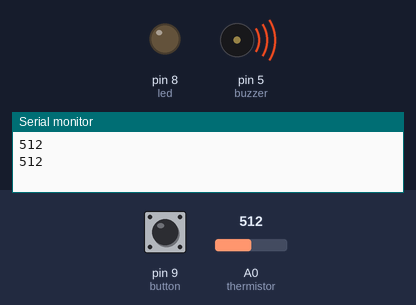
Simulated run of this sketch. Board: Arduino Uno, built with avr-gcc and run on an emulated ATmega328P. On the bench: output pins drawn as LEDs (lit = HIGH), buzzer (waves = sounding), the last lines printed to the serial monitor. The inputs (shaded band) are chosen by the test bench; at power-on: pin 9 (button) HIGH, A0 (thermistor) = 512.

Above: at 2.8 s.
2.9 s: pin 9 (button) pulled LOW for 1.3 s
At 3.6 s:
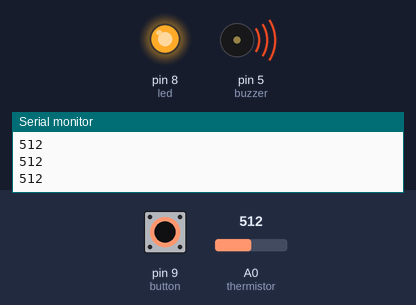
6.5 s: pin 9 (button) pulled LOW for 3.2 s
At 11.4 s:
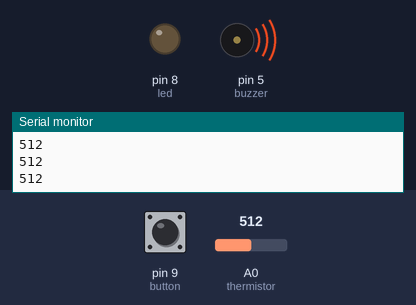
Timing chart, 0 to 12.9 s (numbered marks = the images above; inputs shaded):
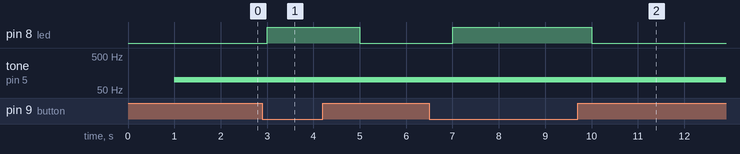

The sketch:

Lab3_Test.ino
```cpp
int button;
int led;
int buzzer;
int thermistor;

void setup() {
  // put your setup code here, to run once:
  // PB1 (pin 9) - button. PB0 (pin 8) - LED.
  //PD5 (pin 5) - BUZZER. ADC0 (A0) - thermistor.
  buzzer = 5;
  led = 8;
  button = 9;
  thermistor = A0;

  pinMode(buzzer, OUTPUT);
  pinMode(led, OUTPUT);
  pinMode(button, INPUT_PULLUP);
  //no need for pinMode for thermistor

  Serial.begin(9600);

}

void loop() {
  // put your main code here, to run repeatedly:
  delay(1000);
  tone(buzzer, 100);
  Serial.println(analogRead(thermistor));
  if(digitalRead(button) == HIGH){
    digitalWrite(led, LOW);
  }
  else{
    digitalWrite(led, HIGH);
  }

}
```

Measured:
- after the input at 2.9 s, pin 8 (led): LOW → HIGH after 0.10 s, → LOW 2.0 s later
- after the input at 6.5 s, pin 8 (led): LOW → HIGH after 0.50 s, → LOW 3.0 s later
